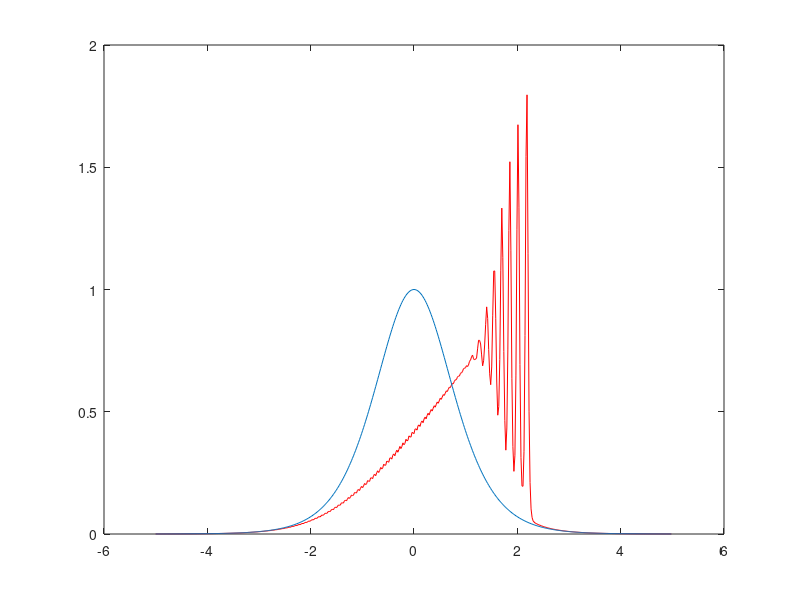

MATLAB code to generate this figure:
%%%%%%%%%%%%%%%%%%%%%%%%%%%%%%%%%%%%%%%%%%%%%%%%%%%%%%%%%%%%%%%%%%%%%%%%%%%
%-% ------------------------------------------------------------------- %-%
%-% Approximate the solution to the Small Dispersion Limit KdV equation %-%
%-% u_t + 6uu_x + ep^2u_xxx = 0 on the domain [-5,5] with periodic bou- %-%
%-% ndary conditions via a IFRK4 scheme. Initial condition of -sec^2(x).%-%
%-% ------------------------------------------------------------------- %-%
%-% Author: Maurice S. Fabien, University of Washington (Jan-Jun 2014)  %-%
%-%                          , Rice University          (2014-    )     %-%
%-% Email : fabien@rice.edu                                             %-%
%-% GitHub: https://github.com/msfabien/                                %-%
%-% ------------------------------------------------------------------- %-%
%%%%%%%%%%%%%%%%%%%%%%%%%%%%%%%%%%%%%%%%%%%%%%%%%%%%%%%%%%%%%%%%%%%%%%%%%%%


function Code_Listing_2_5_1()
    clear all; close all; clc;
    N = 2^(9); 
    tmax = 0.4; 
    dt = 1e-3;
    ep = 10^(-1.5);
    L = 10; b = L/(2*(pi));
    B = b; % Accounting for domain
    x = (L/N)*(-N/2:N/2-1)'; % length change
    U = @(x)  1./cosh(x).^2;
    u = U(x);
    v = fft(u);
    k = [0:N/2-1 0 -N/2+1:-1]'; 
    ik3 = 1i*k.^3/b^3;
    for n = 1:round(tmax/dt)
        g = -3*1i*dt*k/B;       % Accounting for domain length change
        E = exp(ep^2*dt*ik3/2); 
        E2 = E.^2;
        a = g.*fft(real( ifft( v ) ).^2);
        b = g.*fft(real( ifft(E.*(v+a/2)) ).^2); % 4th-order
        c = g.*fft(real( ifft(E.*v + b/2) ).^2); % Runge-Kutta
        d = g.*fft(real( ifft(E2.*v+E.*c) ).^2);
        v = E2.*v + (E2.*a + 2*E.*(b+c) + d)/6;
        u = real(ifft(v));
    end
    plot(x,u,'r',x,U(x))
end